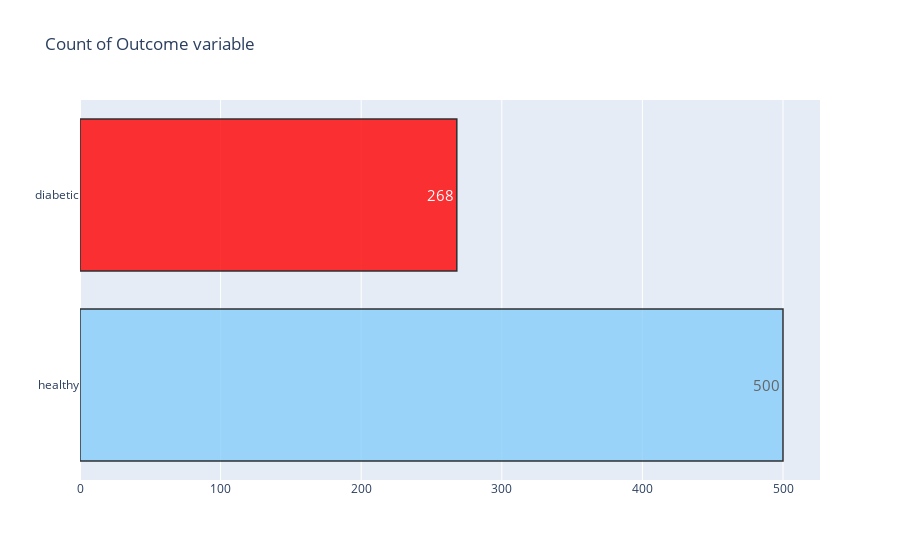
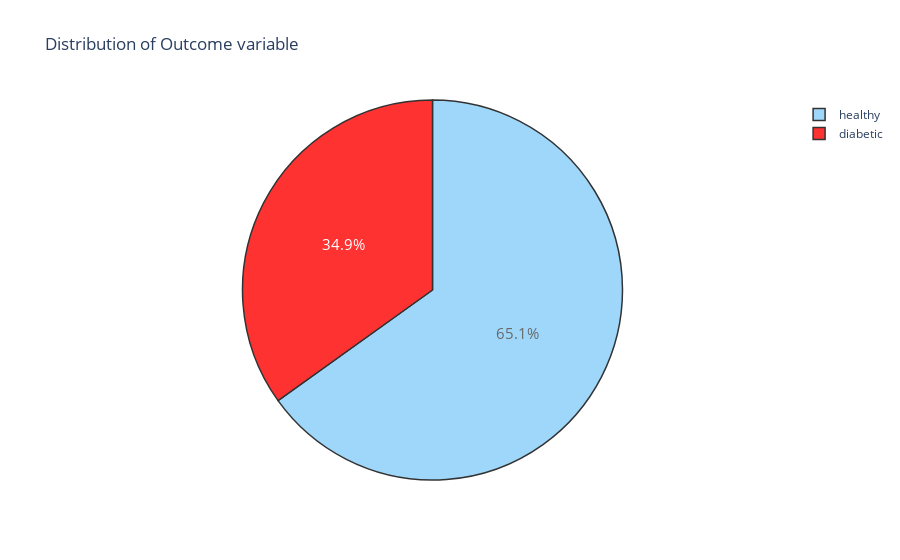

Notebook code cell kept with these figures, in order:
### Markdown cell above
# 4- EDA

### Code cell
# 2 datasets
D = data[(data['Outcome'] != 0)]
H = data[(data['Outcome'] == 0)]

#------------COUNT-----------------------
def target_count():
    trace = go.Bar( x = data['Outcome'].value_counts().values.tolist(), 
                    y = ['healthy','diabetic' ], 
                    orientation = 'h', 
                    text=data['Outcome'].value_counts().values.tolist(), 
                    textfont=dict(size=15),
                    textposition = 'auto',
                    opacity = 0.8,marker=dict(
                    color=['lightskyblue', 'red'],
                    line=dict(color='#000000',width=1.5)))

    layout = dict(title =  'Count of Outcome variable')

    fig = dict(data = [trace], layout=layout)
    py.iplot(fig)

#------------PERCENTAGE-------------------
def target_percent():
    trace = go.Pie(labels = ['healthy','diabetic'], values = data['Outcome'].value_counts(), 
                   textfont=dict(size=15), opacity = 0.8,
                   marker=dict(colors=['lightskyblue', 'red'], 
                               line=dict(color='#000000', width=1.5)))


    layout = dict(title =  'Distribution of Outcome variable')

    fig = dict(data = [trace], layout=layout)
    py.iplot(fig)
target_count()
target_percent()

### Figure 1 — Plotly figure (JSON) as saved in the notebook; plotly's stock layout.template omitted (floating-point values rounded to 4 significant figures)
{"data": [{"marker": {"color": ["lightskyblue", "red"], "line": {"color": "#000000", "width": 1.5}}, "opacity": 0.8, "orientation": "h", "text": ["500", "268"], "textfont": {"size": 15}, "textposition": "auto", "type": "bar", "x": [500, 268], "y": ["healthy", "diabetic"]}], "layout": {"title": {"text": "Count of Outcome variable"}}}

### Figure 2 — Plotly figure (JSON) as saved in the notebook; plotly's stock layout.template omitted (floating-point values rounded to 4 significant figures)
{"data": [{"labels": ["healthy", "diabetic"], "marker": {"colors": ["lightskyblue", "red"], "line": {"color": "#000000", "width": 1.5}}, "opacity": 0.8, "textfont": {"size": 15}, "type": "pie", "values": [500, 268]}], "layout": {"title": {"text": "Distribution of Outcome variable"}}}
